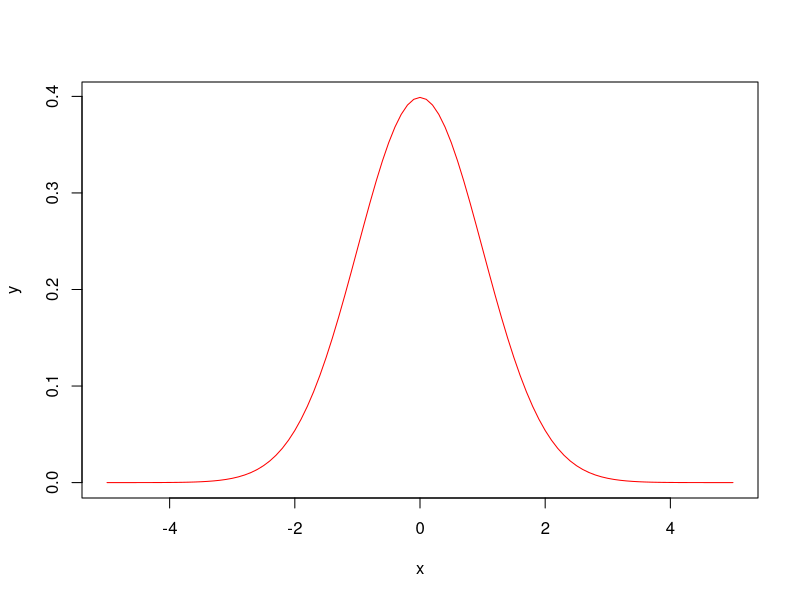
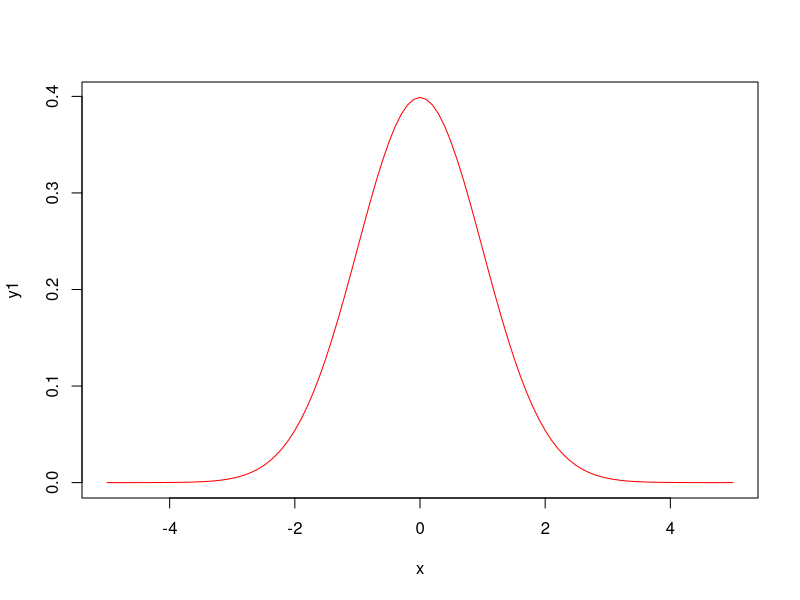
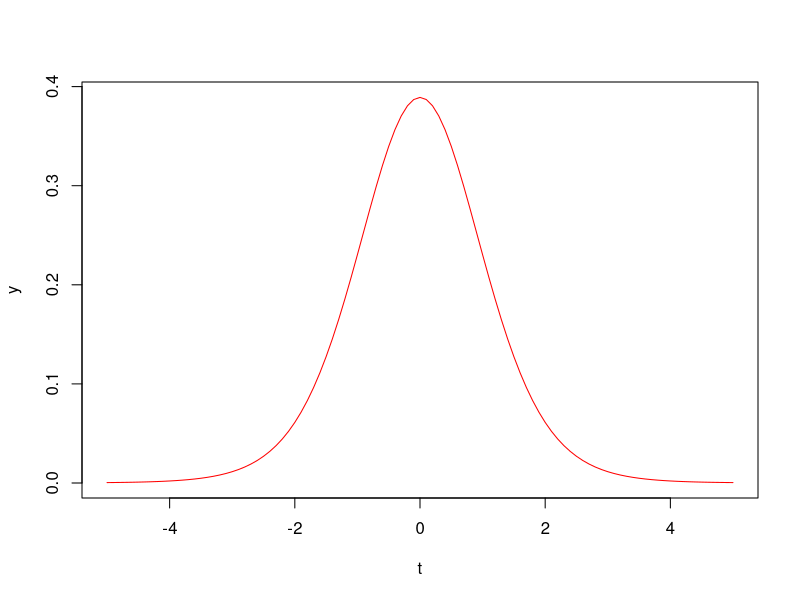
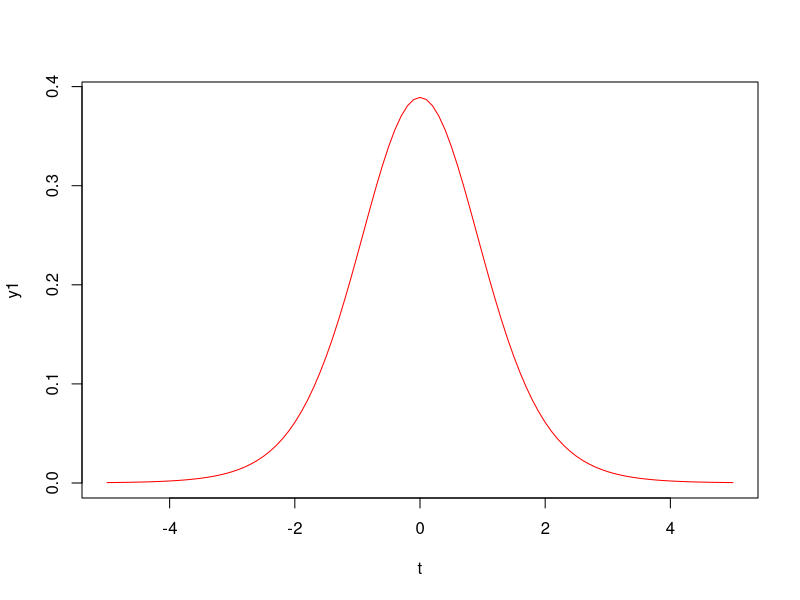

Recreate these plots in R, in order. (Note: this script raises an error after producing the figures.)
library(knitr)
#Distribution

#1. 정규분포(normal distribution)
x <- seq(-5, 5, length = 101)

#정규분포의 확률 밀도 함수
y <- (1/sqrt(2*pi))*exp(-x^2/2)
plot(x, y, type = "l", col = "red")

y1 <- dnorm(x, mean = 0, sd = 1)
plot(x, y1, type = "l", col = "red")

#2. t분포(t-distribution)
#모평균과 모표준편차를 모르는 정규모집단에서 표본크기가 작은 경우에 모평균에 대한 추정과 검정에 t통계량을 이용한다.
#정규모집단으로부터 크기가 n인 표본을 무작위로 추출했을 때 표본통계량 t는 자유도 n-1인 t분포를 따른다.
t <- seq(-5, 5, length.out = 101)
v <- 10
y <-(1/sqrt(pi*v))*(factorial((v+1)/2-1)/factorial(v/2-1))*(1+t^2/v)^(-(v+1)/2)
plot(t, y, type = "l", col = "red")

y1 <- dt(t, v)
plot(t, y1, type = "l", col = "red")

min_value <- 2
me <- min_value %>% as.integer(runif(10, . ,10))
